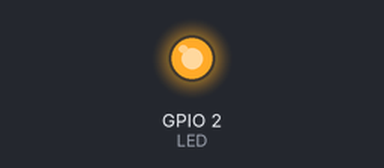
This sketch was run on a simulated ESP32. Parts: output pins drawn as LEDs (lit = HIGH). Random numbers use the default seed unless the sketch sets one; nothing arrives over Bluetooth unless stated; what the sketch prints to the serial monitor is not drawn.

Above: at 0.1 s.
Timing chart, 0 to 1.6 s (numbered marks = the images above):
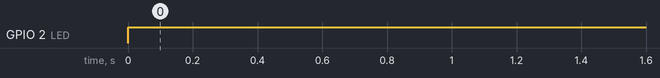

Measured:
- by itself, GPIO 2 (LED): LOW → HIGH at 0.00 s

The sketch:

Terminal_ESP32_Bluetooth.ino
```cpp
#include <BluetoothSerial.h>
#include <stdlib.h> // Para rand()

#define LED 2

BluetoothSerial SerialBT;  // Instancia para Bluetooth serial

// Estructura para almacenar datos
struct SensorData {
  long temperatura1;
  long temperatura2;
};

// Función para generar datos de ejemplo
void generarDatosEjemplo(SensorData &datos) {
  datos.temperatura1 = random(1, 201); // Random entre 1-200
  datos.temperatura2 = random(1, 201);
}

void setup() {
  Serial.begin(9600);      // Serial para depuración por USB
  SerialBT.begin("ESP32_BT"); // Nombre del dispositivo Bluetooth
  pinMode(LED, OUTPUT);
  digitalWrite(LED, LOW);
  randomSeed(analogRead(0));

  Serial.println(" Bluetooth iniciado. Esperando conexión...");
}

void loop() {
  // Solo enviar si hay cliente Bluetooth conectado
  if (SerialBT.hasClient()) {
    digitalWrite(LED, HIGH);

    SensorData datos;
    generarDatosEjemplo(datos);

    // Enviar por Bluetooth
    SerialBT.print("tmp1: ");
    SerialBT.println(datos.temperatura1);
    Serial.print("tmp1: ");
    Serial.println(datos.temperatura1);

    SerialBT.print("tmp2: ");
    SerialBT.println(datos.temperatura2);
    Serial.print("tmp2: ");
    Serial.println(datos.temperatura2);

    delay(1000); // Esperar 1 segundo
  } else {
    digitalWrite(LED, LOW);
  }
}
```
